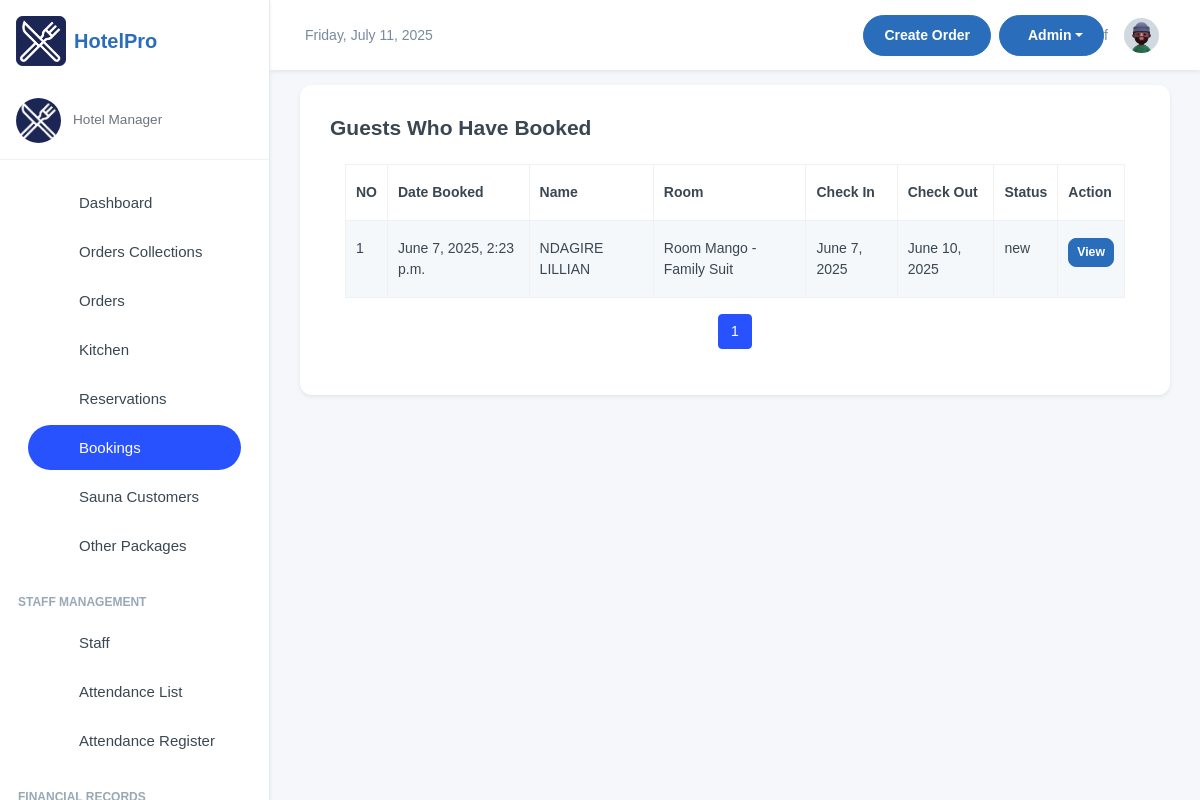
The page /room_bookings/booked_rooms/ on the database as committed earlier.
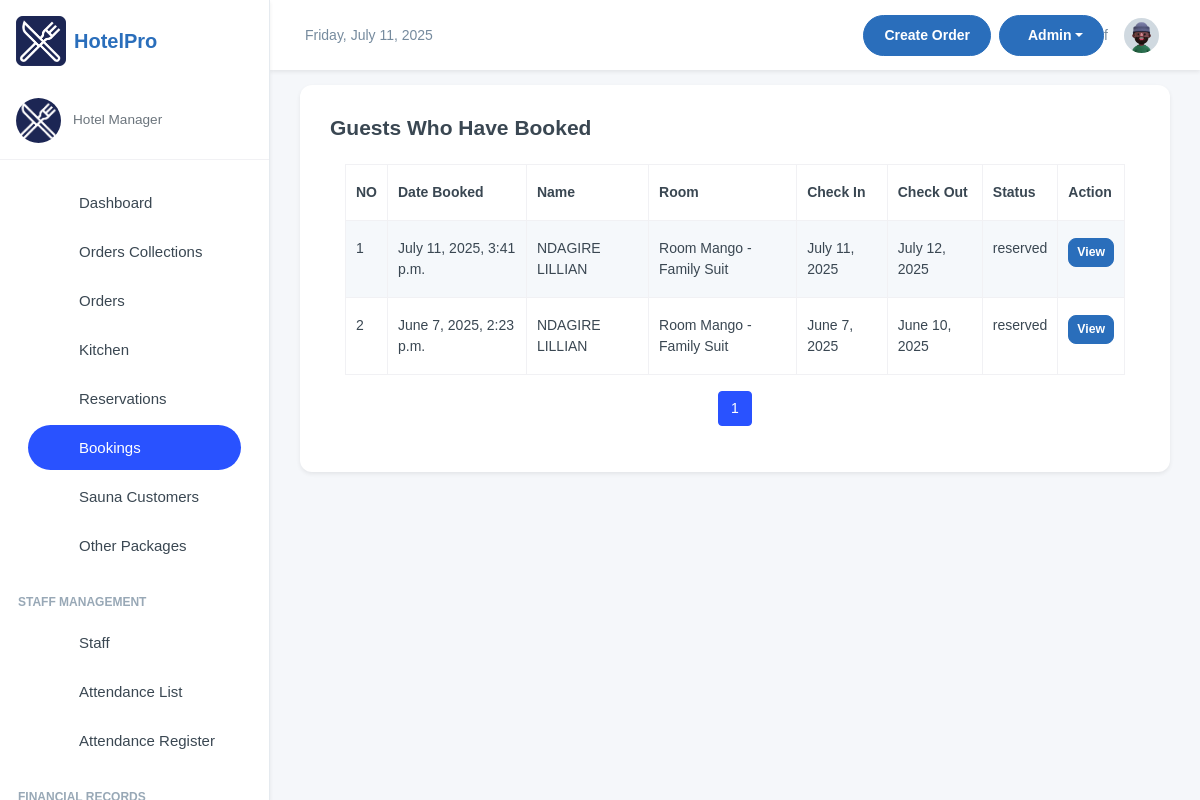
The same page on the database as committed later.
### room_bookings/models.py (models this page shows, shortened)
class Booking(models.Model):
    STATUS = [
        ('new', 'New'),
        ('reserved', 'Converted to Reservation'),
        ('cancelled', 'Cancelled'),
    ]
    status = models.CharField(max_length=20, choices=STATUS, default='new')
    first_name = models.CharField(max_length=100)
    last_name = models.CharField(max_length=100)
    email = models.EmailField()
    contact = models.CharField(max_length=15)
    room = models.ForeignKey(Room, on_delete=models.CASCADE)
    check_in = models.DateField()
    check_out = models.DateField()
    guests = models.IntegerField()
    booking_date = models.DateTimeField(auto_now_add=True, blank=True, null=True)
    special_requests = models.TextField(blank=True, null=True)

class Room(models.Model):
    room_number = models.CharField(max_length=10, unique=True)
    room_type = models.ForeignKey(RoomType, on_delete=models.CASCADE, related_name='rooms')
    hotel = models.ForeignKey(HotelBranch, on_delete=models.CASCADE, related_name='rooms', blank=True, null=True)
    capacity = models.IntegerField()
    is_available = models.BooleanField(default=True)
    price_per_night = models.IntegerField(null=True, blank=True)
    description = models.TextField(blank=True, null=True)
    room_image = models.ImageField(upload_to="rooms", blank=True, null=True)
    floor = models.IntegerField()
    def __str__(self):
        return f"Room {self.room_number} - {self.room_type.name}"

class RoomType(models.Model):
    name = models.CharField(max_length=50)
    description = models.TextField(blank=True, null=True)
    base_price = models.DecimalField(max_digits=10, decimal_places=2, blank=True, null=True)
    room_image = models.ImageField(upload_to="rooms", blank=True, null=True)

### room_bookings/views.py (the view)
# urls.py: path('booked_rooms/', booked_rooms, name='booked_rooms'),
def booked_rooms(request):
    bookings = Booking.objects.all().order_by('-booking_date')
    paginator = Paginator(bookings, 10)
    page_number= request.GET.get('page')
    bookings =  paginator.get_page(page_number)
    return render(request, 'booked_rooms.html', {'bookings':bookings})

### room_bookings/templates/booked_rooms.html (shortened to what this page needs)
{% extends 'base.html' %} {% block content %}
<div class="card">
  <div class="card-body">
    <h4 class="fw-semibold mb-4">Guests Who Have Booked</h4>
    <div class="container">
      <table class="table table-striped table-bordered">
        <thead class="thead-dark">
          <tr>
            <th>NO</th>
            <th>Date Booked</th>
            <th>Name</th>
            <th>Room</th>
            <th>Check In</th>
            <th>Check Out</th>
            <th> Status</th>
            <th>Action</th>
          </tr>
        </thead>
        <tbody>
          {% for booked in bookings %}
          <tr>
            <td>{{ forloop.counter }}</td>
            <td>{{ booked.booking_date }}</td>
            <td>{{ booked.first_name }} {{ booked.last_name }}</td>
            <td>{{ booked.room }}</td>
            <td>{{ booked.check_in }}</td>
            <td>{{ booked.check_out }}</td>
            <td>
                   {{ booked.status }}
            </td>
            <td>
              <a
                href="/room_bookings/each_bookings/{{booked.id}}/"
                class="btn btn-primary btn-sm"
                >View</a
              >
            </td>
          </tr>
          {% empty %}
          <tr>
            <td colspan="12" class="text-center">No bookings available</td>
          </tr>
          {% endfor %}
        </tbody>
      </table>
    </div>
    <nav aria-label="Page navigation">
        <ul class="pagination justify-content-center">
            {% for page_num in bookings.paginator.page_range %}
            {% if page_num >= bookings.number|add:-2 and page_num <= bookings.number|add:2 %} <li
                class="page-item {% if page_num == bookings.number %}active{% endif %}">
                <a class="page-link" href="?page={{ page_num }}">{{ page_num }}</a>
                </li>
                {% elif page_num == 1 or page_num == bookings.paginator.num_pages %}
                <li class="page-item">
                    <a class="page-link" href="?page={{ page_num }}">{{ page_num }}</a>
                </li>
                {% elif page_num == bookings.number|add:-3 or page_num == bookings.number|add:3 %}
                <li class="page-item disabled"><span class="page-link">...</span></li>
                {% endif %}
                {% endfor %}
        </ul>
    </nav>
  </div>
</div>
{% endblock content %}

Rows that differ between the two databases and show on the page:
added Booking: booking_date "July 11, 2025, 3:41 p.m.", first_name "NDAGIRE", last_name "LILLIAN", room "Room Mango - Family Suit", check_in "July 11, 2025", check_out "July 12, 2025", status "reserved"
changed Booking "June 7, 2025, 2:23 p.m.": status "new" → "reserved"
